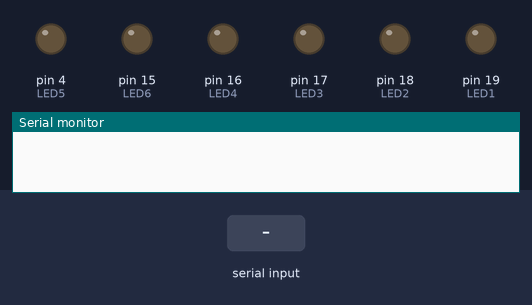
This sketch was run on a simulated Arduino Uno, built with avr-gcc and run on an emulated ATmega328P. Shown: output pins drawn as LEDs (lit = HIGH), the last lines printed to the serial monitor. The test bench sets the inputs (shaded band).

Above: at 1.2 s.
1.3 s: "B" received over Serial
At 1.7 s:
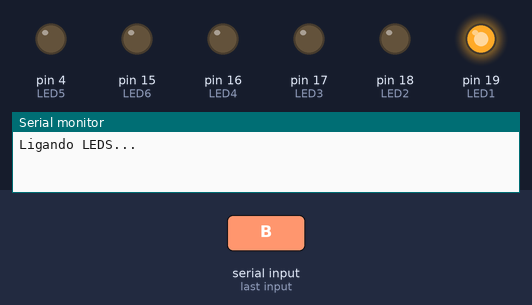
At 3.1 s:
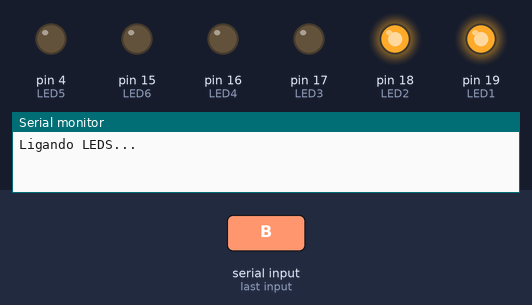
4.3 s: "b" received over Serial
At 6.7 s:
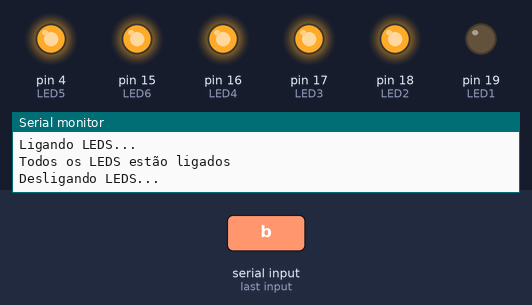
Timing chart, 0 to 12.8 s (numbered marks = the images above; inputs shaded):
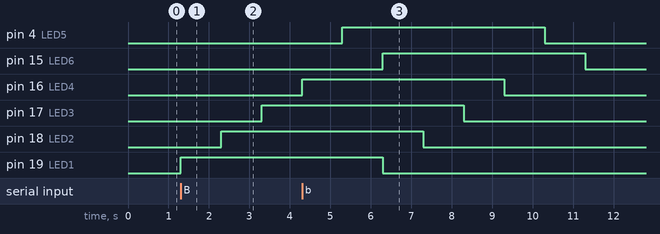

Measured:
- after the input at 1.3 s, pin 17 (LED3): LOW → HIGH after 2.0 s; pin 18 (LED2): LOW → HIGH after 1.0 s; pin 19 (LED1): LOW → HIGH at once
- after the input at 4.3 s, pin 17 (LED3): HIGH → LOW after 4.0 s; pin 18 (LED2): HIGH → LOW after 3.0 s; pin 19 (LED1): HIGH → LOW after 2.0 s

The sketch:

FuncaoSerial.ino
```cpp
//Definição de Entradas, Saídas e Variáveis
//Saídas
#define LED1 19
#define LED2 18
#define LED3 17
#define LED4 16
#define LED5 4
#define LED6 15
//Entradas

//Variáveis
char Caracter;

void setup() {
  Serial.begin(115200);
  pinMode(LED1, OUTPUT);
  pinMode(LED2, OUTPUT);
  pinMode(LED3, OUTPUT);
  pinMode(LED4, OUTPUT);
  pinMode(LED5, OUTPUT);
  pinMode(LED6, OUTPUT);
}

void tudo_ligado() {
  digitalWrite(LED1, HIGH);
  delay(1000);
  digitalWrite(LED2, HIGH);
  delay(1000);
  digitalWrite(LED3, HIGH);
  delay(1000);
  digitalWrite(LED4, HIGH);
  delay(1000);
  digitalWrite(LED5, HIGH);
  delay(1000);
  digitalWrite(LED6, HIGH);
}

void tudo_desligado() {
  digitalWrite(LED1, LOW);
  delay(1000);
  digitalWrite(LED2, LOW);
  delay(1000);
  digitalWrite(LED3, LOW);
  delay(1000);
  digitalWrite(LED4, LOW);
  delay(1000);
  digitalWrite(LED5, LOW);
  delay(1000);
  digitalWrite(LED6, LOW);
}

void loop() {
  Caracter = Serial.read();

  if (Caracter == 'B') {
    Serial.println("Ligando LEDS...");
      tudo_ligado();
    Serial.println("Todos os LEDS estão ligados");
  }
  if (Caracter == 'b') {
    Serial.println("Desligando LEDS...");
      tudo_desligado();
    Serial.println("Todos os LEDS estão desligados");
  }
}
```
